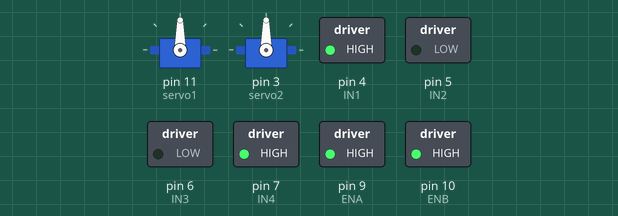
This sketch was run on a simulated Arduino Uno, built with avr-gcc and run on an emulated ATmega328P. Shown: 2 × servo, switched loads named in the sketch (green lamp = pin HIGH).

Above: at 0.1 s.
Timing chart, 0 to 1.6 s (numbered marks = the images above):
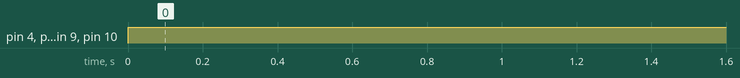

The sketch:

newestforcart.ino
```cpp
#include <Servo.h>

Servo servo1;
Servo servo2;

int currentAngle = 90; // Middle position
int targetspeed;
int direction;
int distance;
// Motor driver pins
const int ENA = 9;
const int ENB = 10;
const int IN1 = 4;
const int IN2 = 5;
const int IN3 = 6;
const int IN4 = 7;
const float TOLERANCE = 2.0; // Deadband for servo angle (degrees)

void setup() {
  servo1.attach(11);
  servo2.attach(3);
  servo1.write(currentAngle);
  servo2.write(currentAngle);

  pinMode(IN1, OUTPUT);
  pinMode(IN2, OUTPUT);
  pinMode(IN3, OUTPUT);
  pinMode(IN4, OUTPUT);
  pinMode(ENA, OUTPUT);
  pinMode(ENB, OUTPUT);
}

void driveline(int targetspeed, int direction) {
  // Steering with deadband
  if (abs(currentAngle - direction) > TOLERANCE) {
    currentAngle = direction; // Update currentAngle
    servo1.write(direction);
    servo2.write(direction);
  }

  // Motor Direction
  if (targetspeed > 0) {
    digitalWrite(IN1, LOW);
    digitalWrite(IN2, HIGH);
    digitalWrite(IN3, HIGH);
    digitalWrite(IN4, LOW);
  } else if (targetspeed < 0) {
    digitalWrite(IN1, HIGH);
    digitalWrite(IN2, LOW);
    digitalWrite(IN3, LOW);
    digitalWrite(IN4, HIGH);
  } else {
    digitalWrite(IN1, LOW);
    digitalWrite(IN2, LOW);
    digitalWrite(IN3, LOW);
    digitalWrite(IN4, LOW);
  }

  // Set speed directly
  analogWrite(ENA, abs(-1*targetspeed));
  analogWrite(ENB, abs(-1*targetspeed));
}

int distos(int distance) {
  int speed;
  if (distance <= 1) {
    speed = 0;
  } else if (distance <= 5) {
    speed = 100;
  } else {
    speed = 255;
  }
  return speed;
}

void loop() {
  // UWB distance to speed
  targetspeed = distos(distance);
  driveline(-255, 90); // Speed, angle
  delay(100); // Run every 100ms
}
```

cyclespeed.cpp
```cpp
int ENB = 10;
int motor2pin1 = 8;
int motor2pin2 = 9;

void setup() {
  pinMode(ENB, OUTPUT);
  pinMode(motor2pin1, OUTPUT);
  pinMode(motor2pin2, OUTPUT);
Serial.begin(9600);
  digitalWrite(motor2pin1, HIGH);  // direction
  digitalWrite(motor2pin2, LOW);

  // gradually ramp up speed
  for (int i = 45; i <= 255; i++) {
    analogWrite(ENB, i);
    Serial.println(i);
    delay(20);
  }
  delay(1000);

    for (int g = 255; g >28; g--) {
    analogWrite(ENB, g);
    Serial.println(g);
    delay(20);
  }
}
void loop() {};
```

Measured:
- by itself, pin 4 (IN1), pin 7 (IN4), pin 9 (ENA), pin 10 (ENB): LOW → HIGH at 0.00 s
